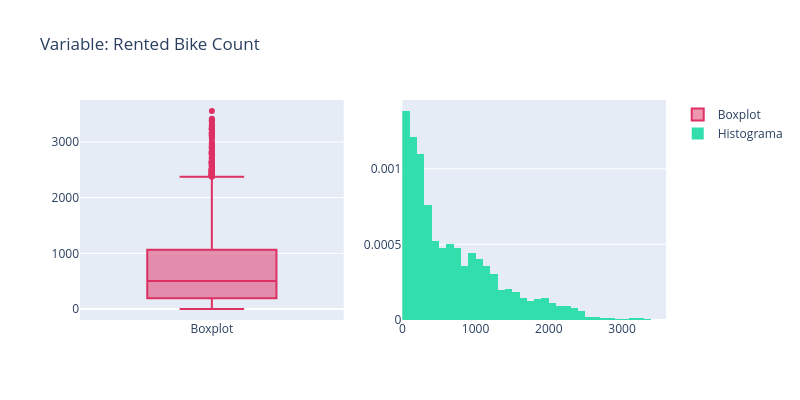
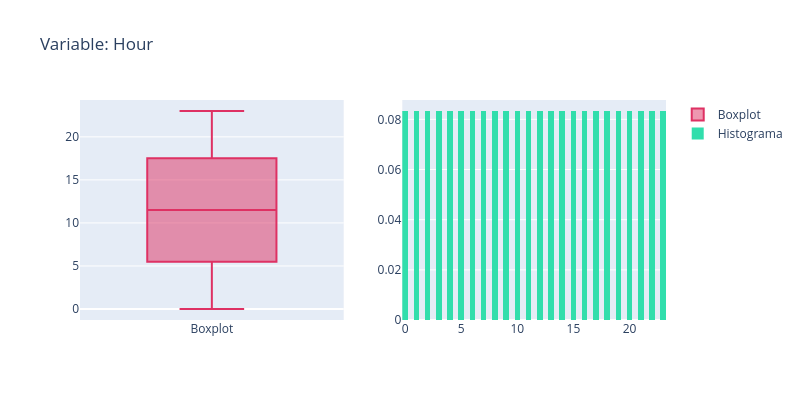
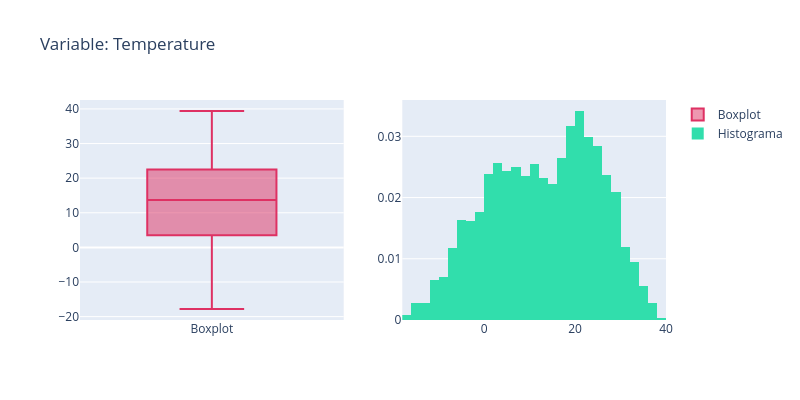
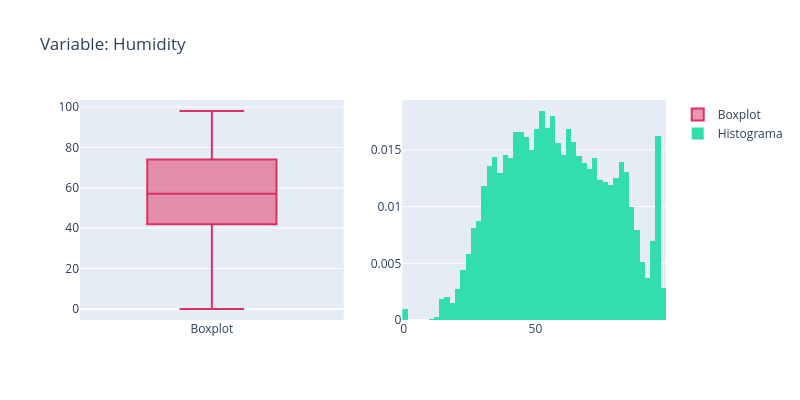

Here is the notebook cell these charts were saved with, in order:
### Code cell
bici_analisis.plot_num()

### Figure 1 — Plotly figure (JSON) as saved in the notebook; plotly's stock layout.template omitted (floating-point values rounded to 4 significant figures; data arrays with more than 128 entries replaced by an {"elided": "..."} marker saying what was removed)
{"data": [{"marker": {"color": "#de3163"}, "name": "Boxplot", "type": "box", "xaxis": "x", "y": {"elided": "8760 int values"}, "yaxis": "y"}, {"histnorm": "probability density", "marker": {"color": "#31deac"}, "name": "Histograma", "nbinsx": 50, "type": "histogram", "x": {"elided": "8760 int values"}, "xaxis": "x2", "yaxis": "y2"}], "layout": {"height": 400, "title": {"text": "Variable: Rented Bike Count"}, "width": 800, "xaxis": {"anchor": "y", "domain": [0, 0.45]}, "xaxis2": {"anchor": "y2", "domain": [0.55, 1]}, "yaxis": {"anchor": "x", "domain": [0, 1]}, "yaxis2": {"anchor": "x2", "domain": [0, 1]}}}

### Figure 2 — Plotly figure (JSON) as saved in the notebook; plotly's stock layout.template omitted (floating-point values rounded to 4 significant figures; data arrays with more than 128 entries replaced by an {"elided": "..."} marker saying what was removed)
{"data": [{"marker": {"color": "#de3163"}, "name": "Boxplot", "type": "box", "xaxis": "x", "y": {"elided": "8760 int values"}, "yaxis": "y"}, {"histnorm": "probability density", "marker": {"color": "#31deac"}, "name": "Histograma", "nbinsx": 50, "type": "histogram", "x": {"elided": "8760 int values"}, "xaxis": "x2", "yaxis": "y2"}], "layout": {"height": 400, "title": {"text": "Variable: Hour"}, "width": 800, "xaxis": {"anchor": "y", "domain": [0, 0.45]}, "xaxis2": {"anchor": "y2", "domain": [0.55, 1]}, "yaxis": {"anchor": "x", "domain": [0, 1]}, "yaxis2": {"anchor": "x2", "domain": [0, 1]}}}

### Figure 3 — Plotly figure (JSON) as saved in the notebook; plotly's stock layout.template omitted (floating-point values rounded to 4 significant figures; data arrays with more than 128 entries replaced by an {"elided": "..."} marker saying what was removed)
{"data": [{"marker": {"color": "#de3163"}, "name": "Boxplot", "type": "box", "xaxis": "x", "y": {"elided": "8760 float values"}, "yaxis": "y"}, {"histnorm": "probability density", "marker": {"color": "#31deac"}, "name": "Histograma", "nbinsx": 50, "type": "histogram", "x": {"elided": "8760 float values"}, "xaxis": "x2", "yaxis": "y2"}], "layout": {"height": 400, "title": {"text": "Variable: Temperature"}, "width": 800, "xaxis": {"anchor": "y", "domain": [0, 0.45]}, "xaxis2": {"anchor": "y2", "domain": [0.55, 1]}, "yaxis": {"anchor": "x", "domain": [0, 1]}, "yaxis2": {"anchor": "x2", "domain": [0, 1]}}}

### Figure 4 — Plotly figure (JSON) as saved in the notebook; plotly's stock layout.template omitted (floating-point values rounded to 4 significant figures; data arrays with more than 128 entries replaced by an {"elided": "..."} marker saying what was removed)
{"data": [{"marker": {"color": "#de3163"}, "name": "Boxplot", "type": "box", "xaxis": "x", "y": {"elided": "8760 int values"}, "yaxis": "y"}, {"histnorm": "probability density", "marker": {"color": "#31deac"}, "name": "Histograma", "nbinsx": 50, "type": "histogram", "x": {"elided": "8760 int values"}, "xaxis": "x2", "yaxis": "y2"}], "layout": {"height": 400, "title": {"text": "Variable: Humidity"}, "width": 800, "xaxis": {"anchor": "y", "domain": [0, 0.45]}, "xaxis2": {"anchor": "y2", "domain": [0.55, 1]}, "yaxis": {"anchor": "x", "domain": [0, 1]}, "yaxis2": {"anchor": "x2", "domain": [0, 1]}}}
